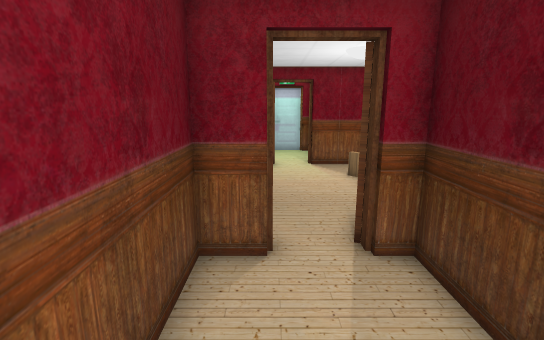
View 1 (above)

21 first-person views from a walk through a 3-D level made in the Godot game engine. The camera is 1.5 m above the floor, tilts 12° down and sees 85° across. Doors that lead somewhere are drawn open, without their leaves. The floor is counted in squares, 0.5 m on a side. Each view is taken from the middle of a square. On the plan, view 1 faces up. The plan holds only what a view shows up to about 20 squares ahead; the rest is blank. The place goes on beyond the plan. Characters and animated objects are left out. Some surface patterns are stand-ins.

View 2
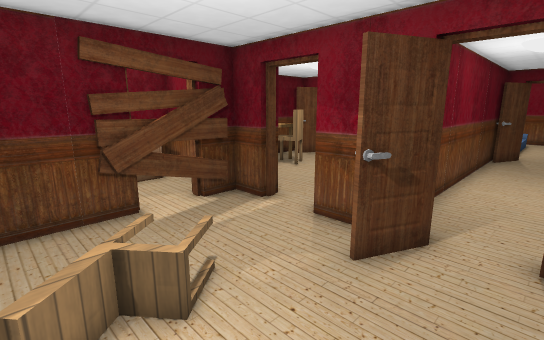

View 3
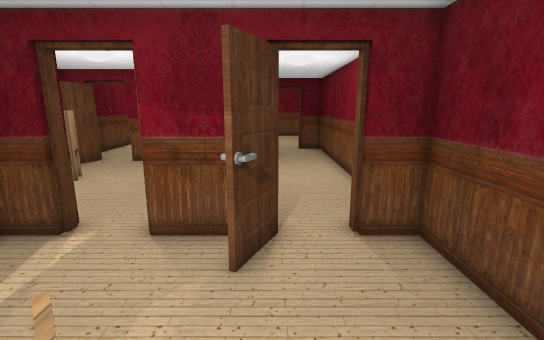

View 4
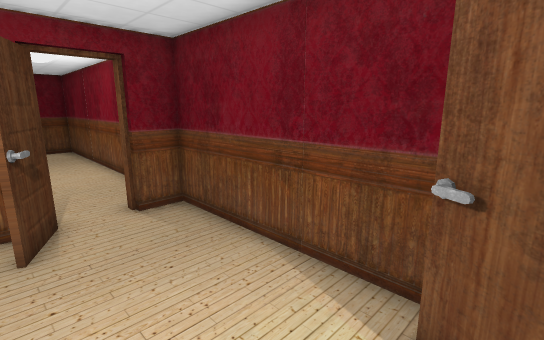

View 5
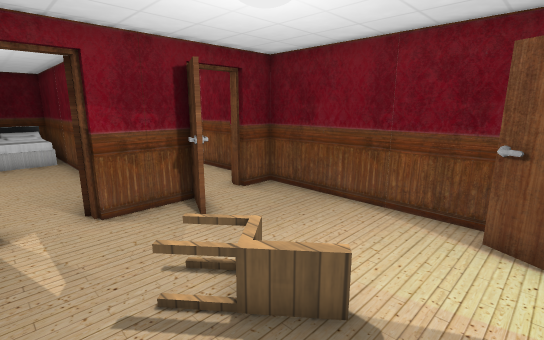

View 6
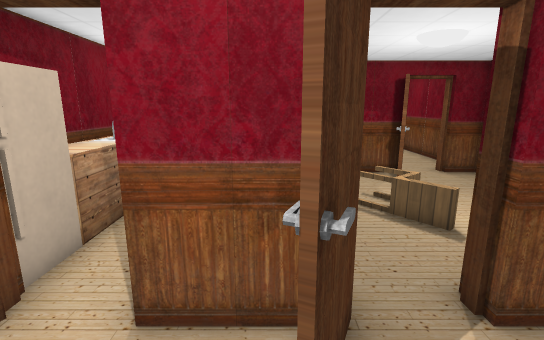

View 7
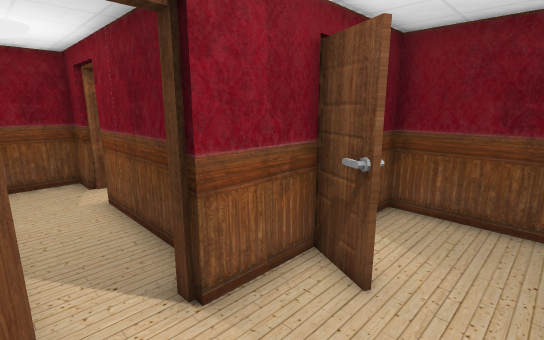

View 8
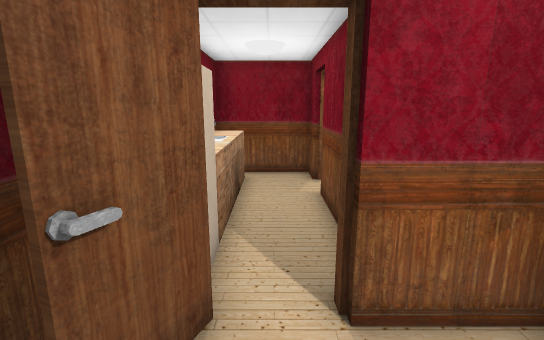

View 9
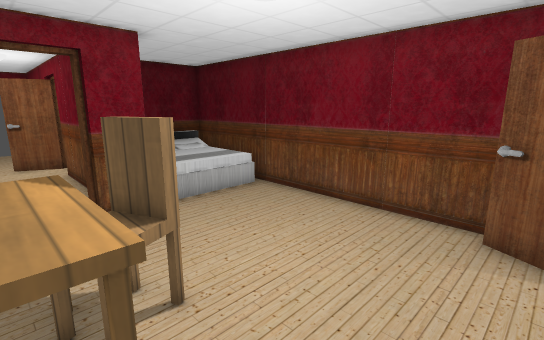

View 10
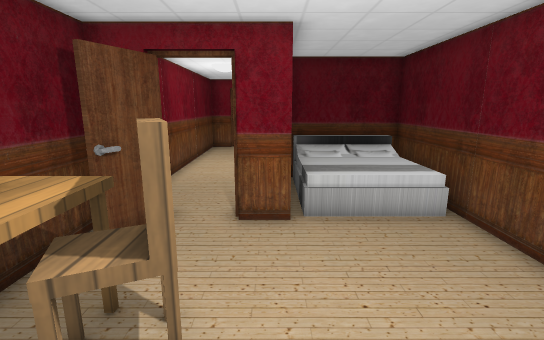

View 11
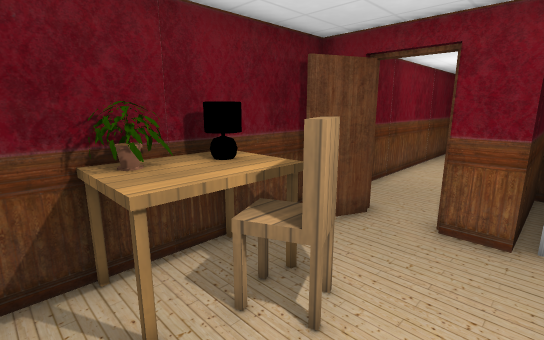

View 12
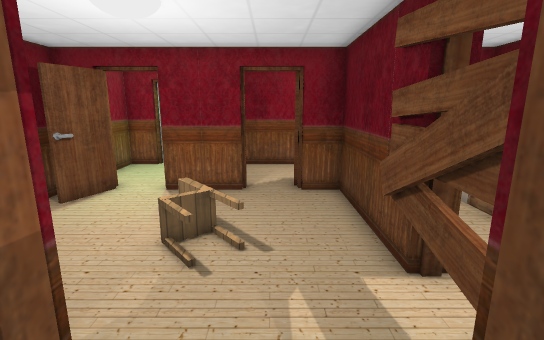

View 13
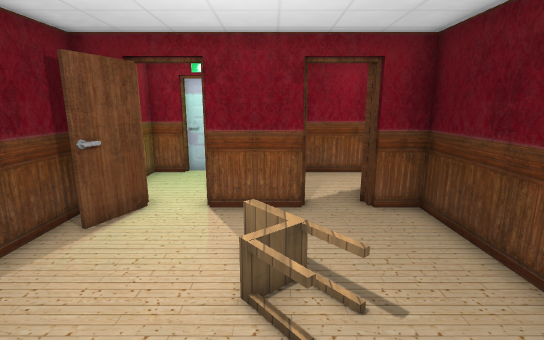

View 14
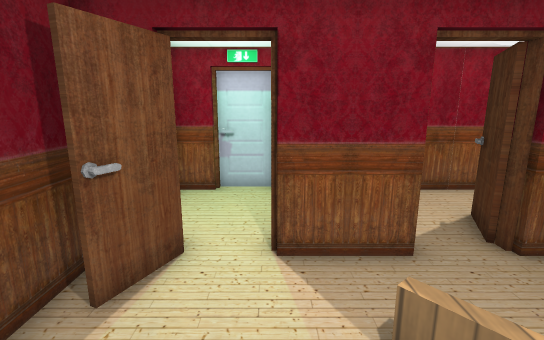

View 15
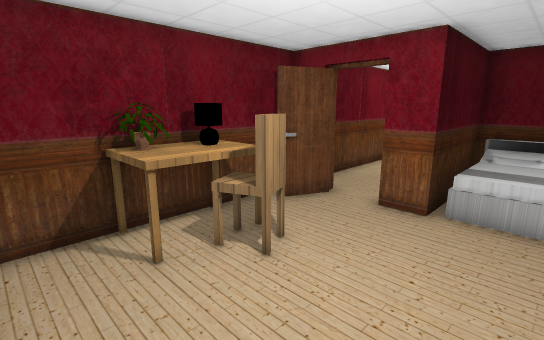

View 16
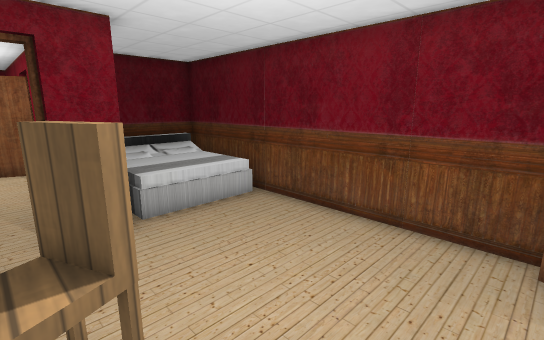

View 17
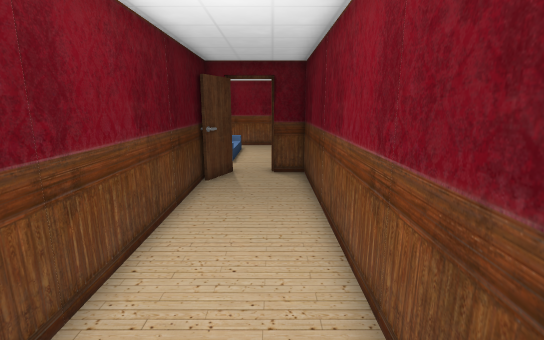

View 18
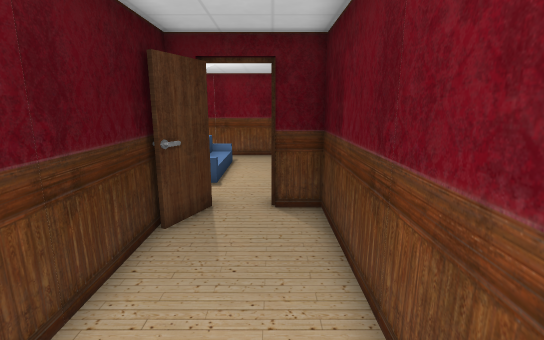

View 19
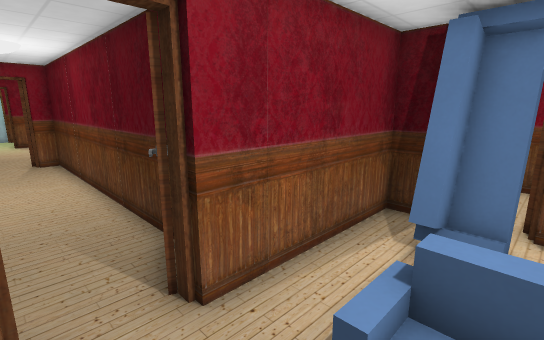

View 20
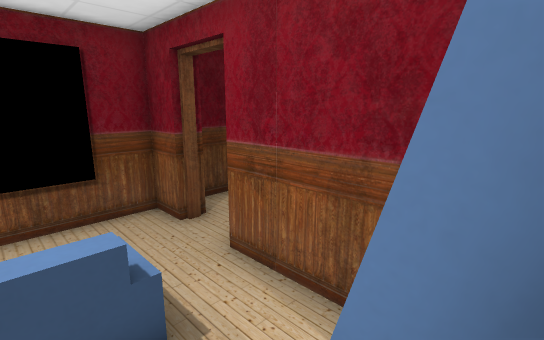

View 21
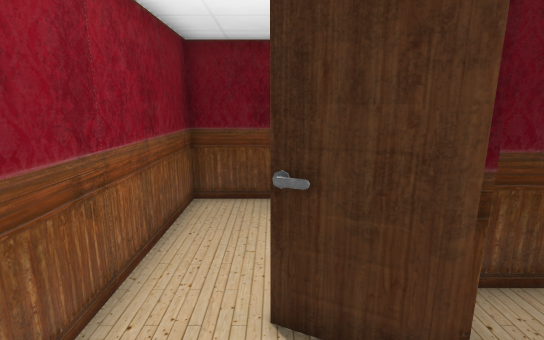

### Floor plan
Key: @ floor where view 1 was taken; # wall or solid block; . floor; D closed door; = window, fence, low wall or low ledge; T thing the floor can be seen under or through.
Columns run from 2 left of view 1 to 13 right of it. Each row starts with its distance up from view 1.
 21 ###### #########
 20 #....#.........#
 19 #....#.........#
 18  ....#...#D...#D
 17   ...#...D....D#
 16  #D.####.D###.D
 15  #D....... #..#
 14 #D#....... #..##
 13 #......... #..=#
 12 #......... #..=#
 11 #.........##..=#
 10 #.........TT..=#
  9 #.........T...=#
  8 #...#D....TT..=#
  7 #...D.....T#...#
  6 ###.D##D.#######
  5 #....##D.......#
  4 #....#D#.......#
  3 #....##......###
  2 #....##......##
  1 #....##.....=###
  0 #.@..##.....#=##
 -1 #....##........#
 -2 #....##.......#D
 -3 #....##.......D#
 -4 #....########.D#
 -5 #....#######...
 -6 #....#######...
 -7 #...#D######...#
 -8 #...D#######...#
 -9 ###.D#######...#
-10 #.........##...#
-11 ##......####...#
-12 ##... .  ##....#
-13 # ...==  .#DD#.#

Where each view was taken, in squares from view 1:
view 1: 0 up, 0 right, facing up
view 2: 13 up, 0 right, facing down-right
view 3: 13 up, 2 right, facing down
view 4: 15 up, 3 right, facing down-left
view 5: 15 up, 7 right, facing down-left
view 6: 20 up, 8 right, facing down
view 7: 20 up, 12 right, facing down-left
view 8: 20 up, 11 right, facing down
view 9: 5 up, 12 right, facing down-left
view 10: 4 up, 9 right, facing down
view 11: 4 up, 8 right, facing down-right
view 12: 5 up, 6 right, facing up
view 13: 7 up, 4 right, facing up
view 14: 10 up, 2 right, facing up
view 15: 5 up, 6 right, facing down-right
view 16: 4 up, 11 right, facing down-left
view 17: 5 up, 0 right, facing down
view 18: 0 up, 0 right, facing down
view 19: 13 down, 0 right, facing up-right
view 20: 13 down, 7 right, facing up-left
view 21: 18 up, 4 right, facing right
